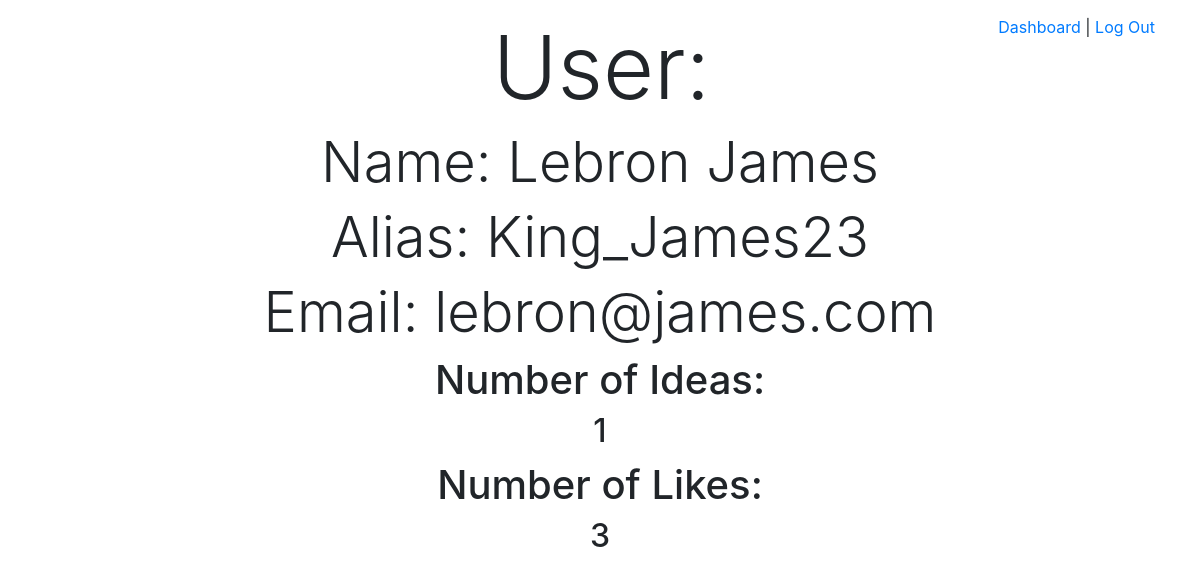
The page /user/4 (signed in) on the database its author committed.
### bright_app/models.py (models this page shows)
class User(models.Model):
    first_name = models.CharField(max_length=45)
    last_name = models.CharField(max_length=45)
    alias = models.CharField(max_length=45)
    email = models.EmailField(unique=True)
    password = models.CharField(max_length=255)
    objects = UserManager()

### bright_app/views.py (the view)
# urls.py: path('user/<int:id>', views.one_user),
def one_user(request, id):
    if 'user_id' not in request.session:
        return redirect('/')
    user = User.objects.get(id=id)
    ideas = Ideas.objects.filter(owner=user)
    context = {
        'user' : User.objects.get(id=id),
        'ideas' : ideas
    }
    return render(request, 'user.html', context)

### bright_app/templates/user.html (shortened to what this page needs)
<!DOCTYPE html>
<html lang="en">
<head>
    <link href="https://stackpath.bootstrapcdn.com/bootstrap/4.5.0/css/bootstrap.min.css" rel="stylesheet"
>
    {% load static %}
    <link rel="stylesheet" href="{% static 'style.css' %}">
</head>
<body>
    <div style="margin-top: 15px;" class="container">
        <div style="float: right;" class="logout">
            <p><a href="/display_all">Dashboard</a> | <a href="/logout">Log Out</a></p>
        </div>
        <div style="text-align: center;" class="user">
            <div>
                <h1 style="padding-left: 160px;" class="display-2">User:</h1>
                <h4 class="display-4">Name: {{user.first_name}} {{user.last_name}}</h4>
                <h4 class="display-4">Alias: {{user.alias}}</h4>
                <h4 class="display-4">Email: {{user.email}}</h4>
            </div>
            <h1 style="margin-top: 10px;">Number of Ideas:</h1>
            <h2>{{ideas.count}}</h2>
            <h1 style="margin-top: 10px;">Number of Likes:</h1>
            <h2>{{user.liked_ideas.count}}</h2>
        </div>
    </div>
</body>
</html>

### bright_app/static/style.css (style rules this page uses)
* { margin: 0 auto; }

### rows shown on the page
User: first_name "Lebron", last_name "James", alias "King_James23", email "lebron@james.com", liked_ideas.count "3"

### other values the page prints
{{ ideas.count }} "1"
